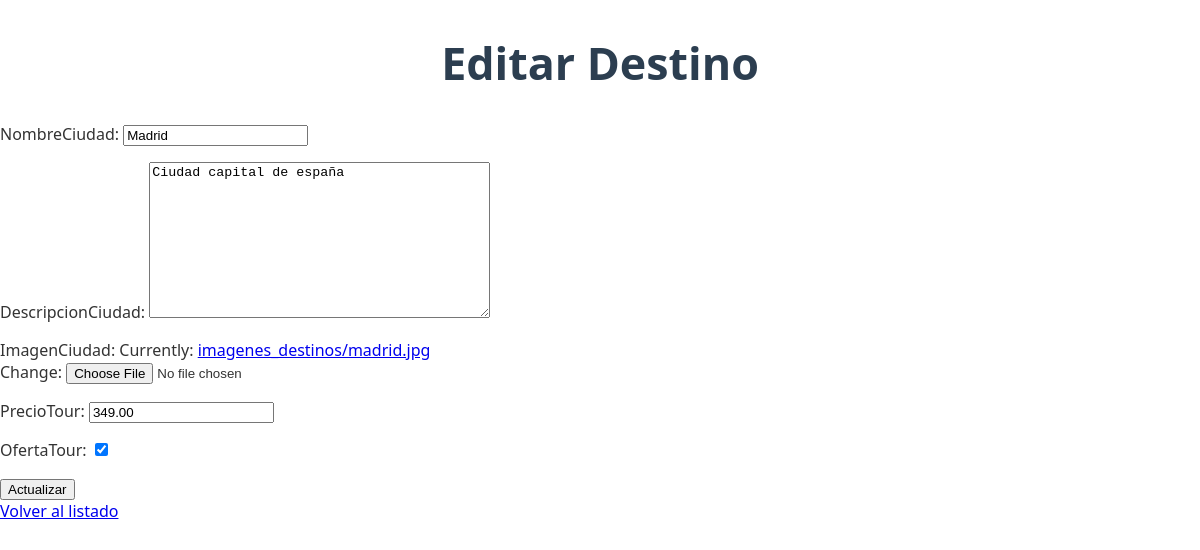
Screenshot of /destinos/editar/2/ (signed in) with the database file from the repository.
### destinos/models.py (models this page shows, shortened)
class DestinoTuristico(models.Model):
    nombreCiudad = models.CharField(max_length=100)
    descripcionCiudad = models.TextField()
    imagenCiudad = models.ImageField(upload_to='imagenes_destinos/')
    precioTour = models.DecimalField(max_digits=10, decimal_places=2)
    ofertaTour = models.BooleanField(default=False)

### destinos/views.py (the view)
# urls.py: path('destinos/editar/<int:destino_id>/', views.editar_destino, name='editar_destino'),
@login_required
def editar_destino(request, destino_id):
    destino = get_object_or_404(DestinoTuristico, id=destino_id)
    if request.method == 'POST':
        form = DestinoForm(request.POST, request.FILES, instance=destino)
        if form.is_valid():
            form.save()
            return redirect('lista_destinos')
    else:
        form = DestinoForm(instance=destino)
    return render(request, 'destinos/editar_destino.html', {'form': form})

### destinos/forms.py
class DestinoForm(forms.ModelForm):
    class Meta:
        model = DestinoTuristico
        fields = ['nombreCiudad', 'descripcionCiudad', 'imagenCiudad', 'precioTour', 'ofertaTour']

### destinos/templates/destinos/editar_destino.html (shortened to what this page needs)
{% load static %}
<!DOCTYPE html>
<html>
<head>
    <link rel="stylesheet" href="{% static 'css/estilos.css' %}">
</head>
<body>
    <h1>Editar Destino</h1>
    <form method="POST" enctype="multipart/form-data">
        {{ form.as_p }}
        <button type="submit">Actualizar</button>
    </form>
    <a href="{% url 'lista_destinos' %}">Volver al listado</a>
</body>
</html>

### destinos/static/css/estilos.css (style rules this page uses)
body { font-family: 'Segoe UI', sans-serif; margin: 0; padding: 0; background: #fff; color: #333; }
h1 { text-align: center; font-size: 2.8rem; margin-top: 2rem; color: #2c3e50; }

### rows the page displays
DestinoTuristico: nombreCiudad "Madrid", descripcionCiudad "Ciudad capital de españa", precioTour "349.00", ofertaTour "☑"
